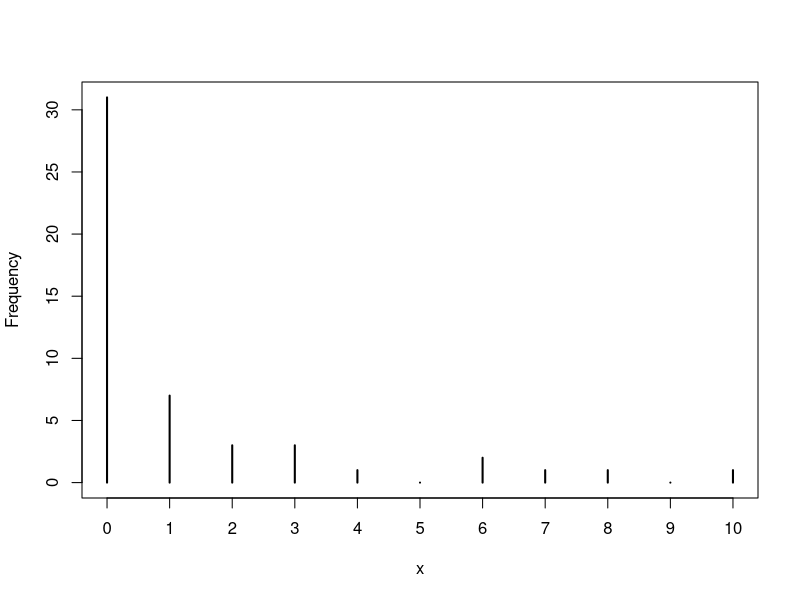
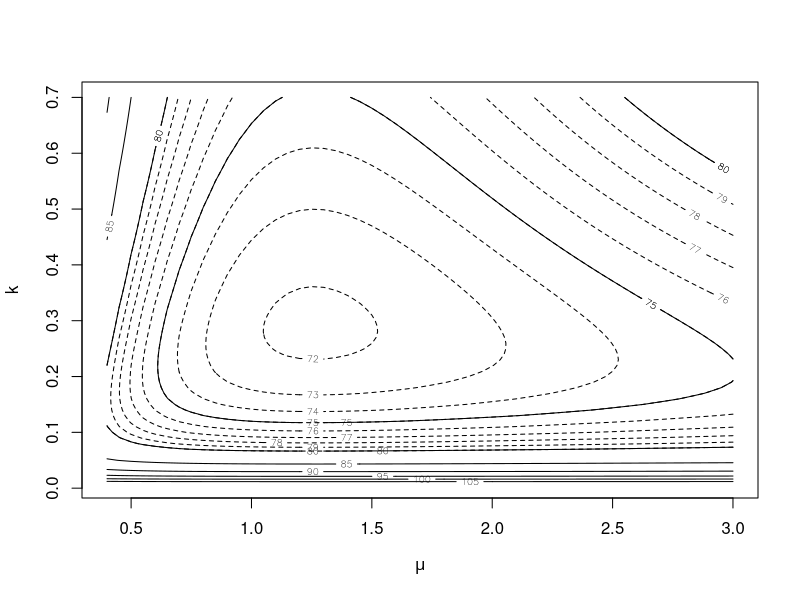

Reproduce these figures in R, in order.
## ---- chunk 1
knitr::opts_chunk$set(echo = TRUE)
## ---- chunk 2
nll = function(par,y,x){
  a = par[1]
  b = par[2]
  sd = par[3]
  # this calculates the mean y for a given value of x: the deterministic function
  mu = a+b*x 
  # this calculates the likelihood of the function given the probability 
  # distribution, the data and mu and sd
  nll = -sum(dnorm(y,mean=mu,sd=sd,log=T))
  return(nll)
}

## ---- chunk 3
nll.mle = function(a,b,sd){
  # this calculates the mean y for a given value of x: the deterministic function
  mu = a+b*x 
  # this calculates the likelihood of the function given the probability 
  # distribution, the data and mu and sd
  nll = -sum(dnorm(y,mean=mu,sd=sd,log=T)) 
  return(nll)
}

## ---- chunk 4
set.seed(1001)
## ---- chunk 5
mu.true=1
k.true=0.4
x = rnbinom(50,mu=mu.true,size=k.true)
## ---- chunk 6
plot(table(factor(x,levels=0:max(x))),
     ylab="Frequency",xlab="x")
## ---- chunk 7
NLLfun1 = function(p,dat=x) {
  mu=p[1]
  k=p[2]
  -sum(dnbinom(x,mu=mu,size=k,log=TRUE))
}
## ---- chunk 8
nll.true=NLLfun1(c(mu=mu.true,k=k.true)); nll.true
## ---- chunk 9
NLLfun1(c(mu=10,k=10))
## ---- chunk 10
m = mean(x)
v = var(x)
mu.mom = m
k.mom = m/(v/m-1)
## ---- chunk 11
nll.mom=NLLfun1(c(mu=mu.mom,k=k.mom)); nll.mom
## ---- chunk 12
ldiff=nll.true-nll.mom;ldiff
qchisq(0.95,df=2)/2
## ---- chunk 13
O1 = optim(fn=NLLfun1,par=c(mu=mu.mom,k=k.mom),hessian=TRUE); 
O1
## ---- chunk 14
muvec = seq(0.4,3,by=0.05)
kvec = seq(0.01,0.7,by=0.01)
## ---- chunk 15
resmat = matrix(nrow=length(muvec),ncol=length(kvec))
## ---- chunk 16
for (i in 1:length(muvec)) {
  for (j in 1:length(kvec)) {
    resmat[i,j] = NLLfun1(c(muvec[i],kvec[j]))
  }
}
## ---- chunk 17
contour(muvec,kvec,resmat,xlab=expression(mu),ylab="k")
contour(muvec,kvec,resmat,levels=70:80,lty=2,add=TRUE)
